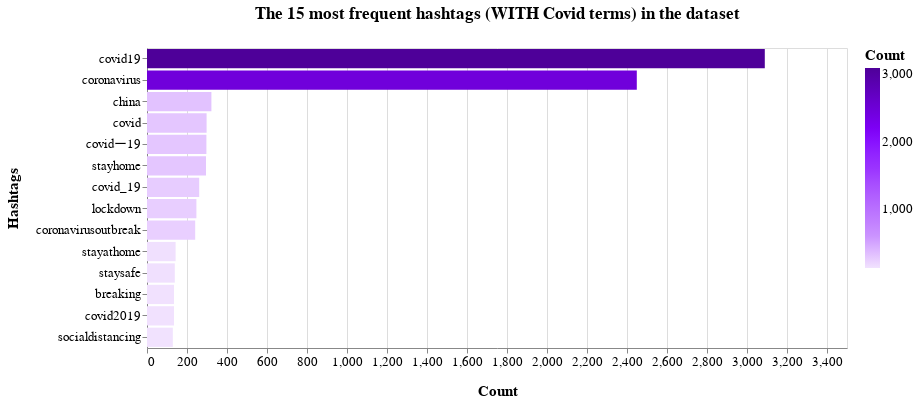

This figure's notebook cell:
### Markdown cell above
We have calculated the frequency distribution, displayed in the form of a bar chart showing the 15 most frequent hashtags within the dataset:

### Code cell
#fdist_covid = dict(nltk.FreqDist(cmt_list_covid))
#fdist_sorted = dict(sorted(fdist_covid.items(), key=lambda item: item[1], reverse=True))
#print(fdist_sorted)
#out = dict(itertools.islice(fdist_sorted.items(), 15))
out = dict(nltk.FreqDist(cmt_list_covid))

df = pd.DataFrame.from_dict(out, orient='index').reset_index()
df = df.rename(columns={'index':'Hashtags', 0:'Count'})

#'#efe7c0','#ede5ba','#ece2b3','#eae0ad','#e8dda6','#e7dba0','#e5d999','#e4d693','#e2d48c','#e0d186','#dfcf7f','#ddcc79','#dbca72','#dac76c','#d8c565','#d7c35f','#d5c058','#d3be52','#d2bb4b','#d0b944','#ceb63e','#cdb437','#cab132','#c3ab30','#bda52f','#b69f2d','#b09a2c','#a9942a','#a38e28','#9c8927','#968325','#8f7d23','#897722','#827220','#7c6c1f','#75661d','#6e611b','#685b1a','#615518','#5b4f16','#544a15','#4e4413','#473e11','#413910','#3a330e','#342d0d','#2d270b','#272209','#201c08','#1a1606','#131104','#0d0b03'
#colore #4B0092
chart = alt.Chart(
    df
).mark_bar().encode(
    x=alt.X('Count:Q'),
    y=alt.Y('Hashtags:N',sort='-x'),
    color=alt.Color('Count:Q',scale=alt.Scale(range=['#f1e2fe','#c990ff','#b466ff','#9b33ff','#8200ff','#6800cc','#4e0099']))
).transform_window(
    rank='rank(Count)',
    sort=[alt.SortField('Count', order='descending')]
).transform_filter(
    (alt.datum.rank < 15)
).properties(
    width=700,
    height=300,
    title = "The 15 most frequent hashtags (WITH Covid terms) in the dataset"
).configure_title(
    fontSize=17,
    offset=25
).configure_axis(
    labelFontSize=13,
    titleFontSize=15,
    titlePadding=15
).configure_legend(
    gradientThickness=15,
    titleFontSize=15,
    labelFontSize=13
)

chart

### Figure 1 — Vega-Lite specification as saved in the notebook (floating-point values rounded to 4 significant figures; data arrays with more than 128 entries replaced by an {"elided": "..."} marker saying what was removed)
{"config": {"view": {"continuousWidth": 400, "continuousHeight": 300}, "axis": {"labelFontSize": 13, "titleFontSize": 15, "titlePadding": 15}, "legend": {"gradientThickness": 15, "labelFontSize": 13, "titleFontSize": 15}, "title": {"fontSize": 17, "offset": 25}}, "data": {"name": "data-0184498fe4e32e1452bce92f9f1cbdc5"}, "mark": "bar", "encoding": {"color": {"type": "quantitative", "field": "Count", "scale": {"range": ["#f1e2fe", "#c990ff", "#b466ff", "#9b33ff", "#8200ff", "#6800cc", "#4e0099"]}}, "x": {"type": "quantitative", "field": "Count"}, "y": {"type": "nominal", "field": "Hashtags", "sort": "-x"}}, "height": 300, "title": "The 15 most frequent hashtags (WITH Covid terms) in the dataset", "transform": [{"window": [{"op": "rank", "field": "Count", "as": "rank"}], "sort": [{"field": "Count", "order": "descending"}]}, {"filter": "(datum.rank < 15)"}], "width": 700, "$schema": "https://vega.github.io/schema/vega-lite/v4.8.1.json", "datasets": {"data-0184498fe4e32e1452bce92f9f1cbdc5": {"elided": "19727 records"}}}
